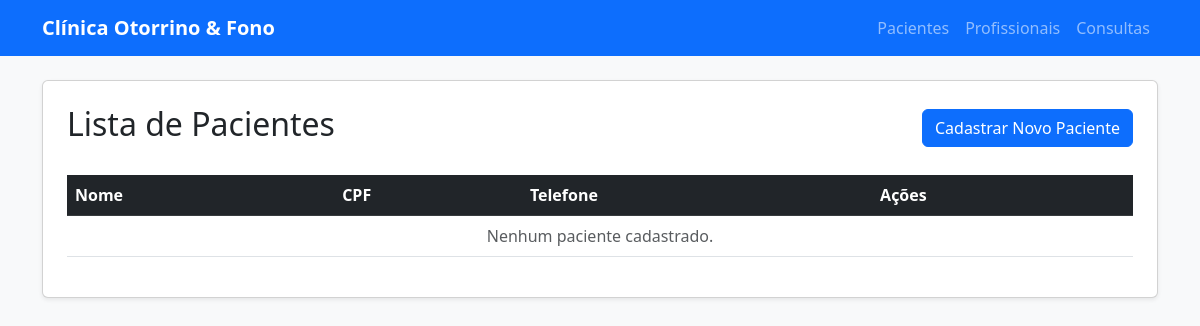
Page /logica/pacientes/ on the earlier database version.
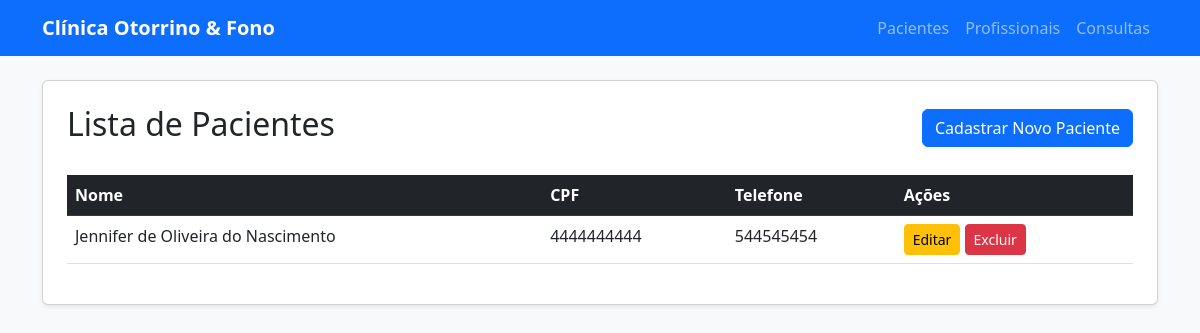
Same page on the later database version.
### logica/models.py (models this page shows, shortened)
class Paciente (models.Model):
    nome = models.CharField(max_length=100)
    cpf = models.CharField(max_length=14)
    telefone = models.CharField(max_length=15)
    email = models.EmailField(blank=True, null=True)

### logica/views.py (the view)
# urls.py: path('pacientes/', views.paciente_list, name='paciente_list'),
def paciente_list(request):
    pacientes = Paciente.objects.all()
    return render(request, 'logica/paciente_list.html', {'pacientes': pacientes})

### logica/templates/logica/paciente_list.html
{% extends 'logica/base.html' %}
{% block content %}
<div class="d-flex justify-content-between align-items-center mb-4">
    <h2>Lista de Pacientes</h2>
    <a href="#" class="btn btn-primary">Cadastrar Novo Paciente</a>
</div>
<table class="table table-hover">
    <thead class="table-dark">
        <tr>
            <th>Nome</th>
            <th>CPF</th>
            <th>Telefone</th>
            <th>Ações</th>
        </tr>
    </thead>
    <tbody>
        {% for paciente in pacientes %}
        <tr>
            <td>{{ paciente.nome }}</td>
            <td>{{ paciente.cpf }}</td>
            <td>{{ paciente.telefone }}</td>
            <td>
                <button class="btn btn-sm btn-warning">Editar</button>
                <button class="btn btn-sm btn-danger">Excluir</button>
            </td>
        </tr>
        {% empty %}
        <tr>
            <td colspan="4" class="text-center text-muted">Nenhum paciente cadastrado.</td>
        </tr>
        {% endfor %}
    </tbody>
</table>
{% endblock %}

Differences in the rows shown:
added Paciente: nome "Jennifer de Oliveira do Nascimento", cpf "4444444444", telefone "544545454"
Other differences:
text no longer shown: "Nenhum paciente cadastrado."
